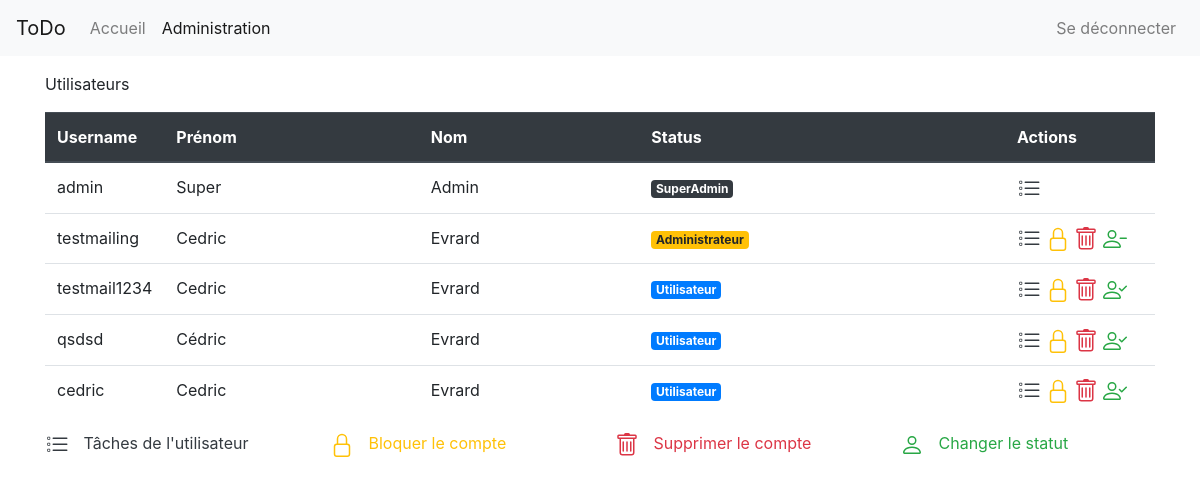
Page /admin (signed in) on the earlier database version.
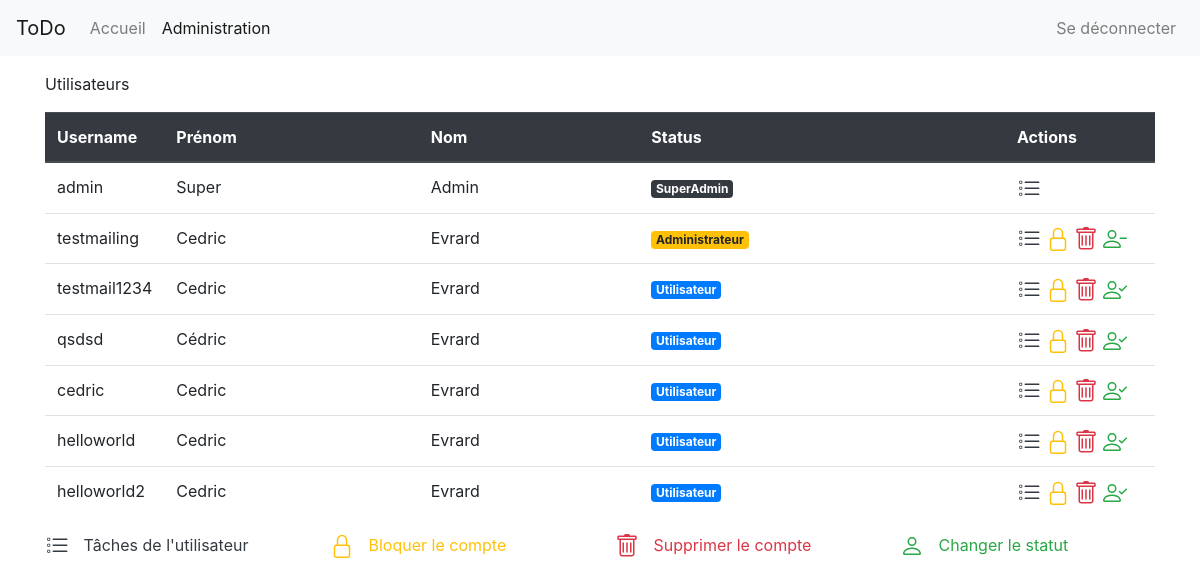
Same page on the later database version.
### app/models/user.py (models this page shows, shortened)
class User(UserMixin, db.Model):
    __tablename__ = 'users'
    id              = db.Column(db.Integer, primary_key=True)
    username        = db.Column(db.String(80), unique=True, nullable=False)
    password_hash   = db.Column(db.String(128), nullable=False)
    firstname       = db.Column(db.String(40), nullable=False)
    lastname        = db.Column(db.String(40), nullable=False)
    birthday        = db.Column(db.DateTime(), nullable=False)
    email           = db.Column(db.String(60), nullable=False)
    account_level   = db.Column(db.Integer, nullable=False, default=0)
    is_locked       = db.Column(db.Boolean, nullable=False, default=False)
    tasks           = db.relationship('Task', backref='author', lazy='dynamic')

### app/routes/admin.py (the view)
@app.route('/admin')
@login_required
def admin():
    if (not is_administrator()):
        return render_template('404.html.j2'), 404
    return render_template('admin/admin.html.j2', users = UserDataAccess.get_users())

### app/__init__.py (called while the page is built)
@login_manager.user_loader
def load_user(userid):
    return User.query.get(int(userid))

### app/data/userDataAccess.py (called while the page is built)
    def get_users():
        return User.query.all()

### app/routes/admin.py (called while the page is built)
def is_administrator():
    return current_user.account_level == 1 or current_user.account_level == 2

### app/templates/admin/admin.html.j2 (shortened to what this page needs)
{% extends "layout.html.j2" %}
{% block body %}
    <div class="row">
        <div class="col-md">
            <p>Utilisateurs<p>
        </div>
    </div>
    <div class="row">
        <div class="col-md-12">
            <table class="table admin">
                <thead class="thead-dark">
                    <tr>
                        <th scope="col">Username</th>
                        <th scope="col">Prénom</th>
                        <th scope="col">Nom</th>
                        <th scope="col">Status</th>
                        <th scope="col">Actions</th>
                    </tr>
                </thead>
                <tbody>
                    {% for user in users %}
                    <tr>
                        <td>{{ user.username }}</td>
                        <td>{{ user.firstname }}</td>
                        <td>{{ user.lastname }}</td>
                        <td>
                            {% if user.account_level == 0 %}
                                <span class="badge badge-primary">Utilisateur</span>
                            {% elif user.account_level == 1 %}
                                <span class="badge badge-warning">Administrateur</span>
                            {% elif user.account_level == 2 %}
                                <span class="badge badge-dark">SuperAdmin</span>
                            {% endif %}
                        </td>
                        <td>
                            <a class="text-dark" href="admin/list/{{ user.id }}" label="Afficher sa liste de tâches">
                            </a>
                            {% if user.account_level != 2 and (current_user.get_id()|int) != user.id %}
                                <a class="text-warning" href="admin/lock/{{ user.id }}">
                                </a>
                                <a class="text-danger" href="admin/delete/{{ user.id }}">
                                </a>
                                <a class="text-success" href="admin/status/{{ user.id }}">
                                </a>
                            {% endif %}
                        </td>
                    </tr>
                    {% endfor %}
                </tbody>
            </table>
        </div>
        <div class="col-md-3 help">
                <span class="text-dark">
                    Tâches de l'utilisateur
                </span>
            </div>
            <div class="col-md-3 help">
                <span class="text-warning">
                    Bloquer le compte
                </span>
            </div>
            <div class="col-md-3 help">
                <span class="text-danger">
                    Supprimer le compte
                </span>
            </div>
            <div class="col-md-3 help">
                <span class="text-success">
                    Changer le statut
                </span>
            </div>
    </div>
{% endblock %}

### app/templates/layout.html.j2 (shortened to what this page needs)
{% from "macro/menu.html.j2" import nav_link with context %}
<!DOCTYPE html>
<html lang="en">
<head>
    <link rel="stylesheet" href="https://stackpath.bootstrapcdn.com/bootstrap/4.4.1/css/bootstrap.min.css">
    <link rel="stylesheet" href="{{ url_for('static', filename='css/style.css') }}">
</head>
<body>
    <nav class="navbar navbar-expand-lg navbar-light bg-light">
      <a class="navbar-brand" href="#">ToDo</a>
      <div class="collapse navbar-collapse" id="navbarSupportedContent">
        <ul class="navbar-nav mr-auto">
          {% if current_user.is_authenticated == true %}
            {{ nav_link('listing', 'Accueil') }}
            {% if current_user.account_level == 1 or current_user.account_level == 2 %}
              {{ nav_link('admin', 'Administration') }}
            {% endif %}
          {% endif %}
        </ul>
        {% if current_user.is_authenticated == true %}
          <ul class="navbar-nav my-2 my-lg-0">
            {{ nav_link('logout', 'Se déconnecter') }}
          </ul>
        {% else %}
          <ul class="navbar-nav my-2 my-lg-0">
            {{ nav_link('login', 'Se connecter') }}
            {{ nav_link('register', 'S\'enregistrer') }}
          </ul>
        {% endif %}
      </div>
    </nav>
    <div class="container mt-3">
      {% block body %}
      {% endblock %}
    </div>
</body>
</html>

### app/templates/macro/menu.html.j2
{% macro nav_link(endpoint, text) %}
{% if request.endpoint and request.endpoint.endswith(endpoint) %}
    <li class="nav-item active">
        <a class="nav-link" href="{{ url_for(endpoint) }}">{{ text }}</a>
    </li>
{% else %}
    <li class="nav-item">
        <a class="nav-link" href="{{ url_for(endpoint) }}">{{ text }}</a>
    </li>
{% endif %}
{% endmacro %}

### app/static/css/style.css (style rules this page uses)
html, body { height: 100%; margin: 0; padding-top: 0.1px; font-family: -apple-system, BlinkMacSystemFont, "Segoe UI", "Roboto", "Helvetica Neue", Arial, sans-serif, "Apple Color Emoji", "Segoe UI Emoji", "Segoe UI Symbol"; }
table .text-success svg, table .text-danger svg, table .text-info svg, table .text-dark svg, table .text-warning svg { font-size: 1.5rem; }
table tr th:first-of-type { width: 50px; }
table tr th:last-of-type { width: 100px; }
table.admin tr th:last-of-type { width: 150px; }
.help .text-success svg, .help .text-danger svg, .help .text-info svg, .help .text-dark svg, .help .text-warning svg { font-size: 1.5rem; margin-right: 10px; }

Differences in the rows shown:
added User: username "helloworld", firstname "Cedric", lastname "Evrard", account_level "Utilisateur"
added User: username "helloworld2", firstname "Cedric", lastname "Evrard", account_level "Utilisateur"
